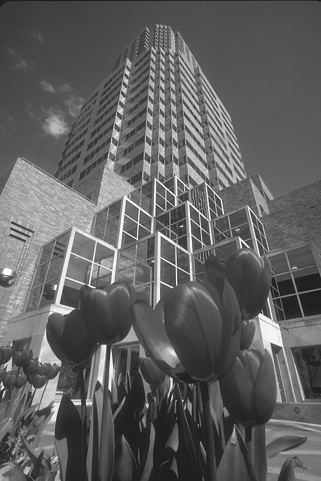
%> input picture cs558s16_hw1/red.pgm, 321 x 481 px
$ octave hw1.m   (GNU Octave 9; MATLAB toolbox functions it lacks are replaced by stand-ins)
%> lines starting %> are read from the running program, lines starting %| are printed output that depends on the picture
### filtering.m
function im2 = filtering (im, f)
 % work with images already casted to double
 [s1, s2] = size(f);
 hs1 = (s1-1)/2; hs2 = (s2-1)/2;

 im2 = im;  % copy pixels near the borders
%  im2 = zeros(size(im,1),size(im,2));  % fill borders with black

 for i = hs1+1 : size(im,1) - hs1
     for j = hs2+1 : size(im,2) - hs2
         im2(i,j) = sum(sum(f.*im(i-hs1:i+hs1, j-hs2:j+hs2)));
     end
 end
end

### nonmaxsup.m
function im2 = nonmaxsup(grad, dir)
 % input: gradient, directions

 [s1, s2] = size(grad);
 im2 = zeros(size(grad,1), size(grad,2));

 for i = 2:s1-1
     for j = 2:s2-1
         if grad(i,j) ~= 0
             x1 = 0; y1 = 0;
             x2 = 0; y2 = 0;
             if dir(i,j) > 67.5 || dir(i,j) <= -67.5 % 90 degrees
                 x1 = -1; y1 = 0;
                 x2 = 1; y2 = 0;
             elseif dir(i,j) <= 67.5 && dir(i,j) > 22.5 % 45 degrees
                 x1 = -1; y1 = 1;
                 x2 = 1; y2 = -1;
             elseif dir(i,j) <= 22.5 && dir(i,j) > -22.5 % 0 degrees
                 x1 = 0; y1 = -1;
                 x2 = 0; y2 = 1;
             elseif dir(i,j) <= -22.5 && dir(i,j) > -67.5 % -45 degrees
                 x1 = -1; y1 = -1;
                 x2 = 1; y2 = 1;
             else
                 disp('wrong');
             end

             temp = [grad(i,j) grad(i+x1,j+y1) grad(i+x2,j+y2)];
             if max(temp) == grad(i,j)
                im2(i,j) = grad(i,j);
             end
         end
     end
 end

end

### hw1.m
clear all; clc;

% im = imread('cs558s16_hw1/kangaroo.pgm');
% im = imread('cs558s16_hw1/plane.pgm');
im = imread('cs558s16_hw1/red.pgm');
%> im is the input picture: size 481x321 uint8; min 22, max 255, mean 95.9
% im = [zeros(10,10) ones(10,10); ones(10,10) zeros(10,10)];

im = im2double(im);
%> im: size 481x321 double

% gaussian params
sigma = 0;
% after sobel filter
isedge_thresh = 100;


%% 1. gaussian filter
if sigma ~= 0
    % wingauss = 5;
    % halfgauss = (wingauss-1)/2;
    halfgauss = 3*sigma - 1;

    [x,y] = meshgrid(-halfgauss:halfgauss, -halfgauss:halfgauss);
    G = exp(-(x.^2 + y.^2)/(2*sigma^2));  % no need to compute the const part
    G = G./sum(G(:));  % sum has to be 1

    im1 = filtering(im, G);
else
    im1 = im;
end

%% 2. gradient with sobel filter
Sx = [-1 0 1; -2 0 2; -1 0 1];
Sy = [1 2 1; 0 0 0; -1 -2 -1];

im1x = filtering(im1, Sx);  % has neg values
%> after the loop in filtering, `for i = hs1+1 : size(im,1) - hs1`:
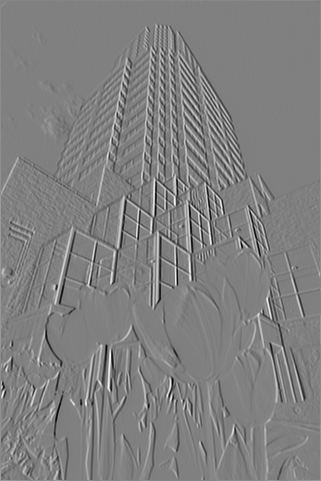
%> im2: size 481x321 double; min -3.08, max 3.04, mean 0.00157; drawn with min black and max white
im1y = filtering(im1, Sy);
%> call 2 of filtering, with f = [1 2 1; 0 0 0; -1 -2 -1]
%> after the loop in filtering (call 2), `for i = hs1+1 : size(im,1) - hs1`:
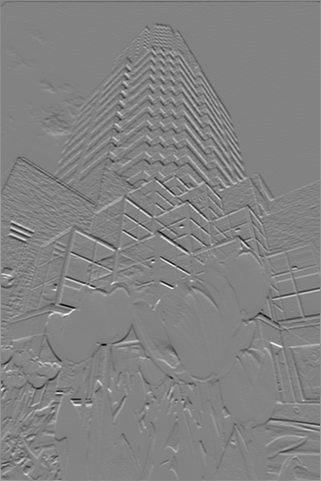
%> im2: size 481x321 double; min -2.99, max 2.85, mean 0.00216; drawn with min black and max white

strength = sqrt(im1x.^2 + im1y.^2);
direction = atand(im1y./im1x);
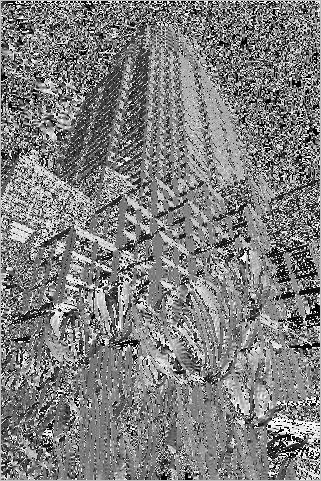
%> direction: size 481x321 double; 1.19% of the values are NaN or infinite; the others: min -90, max 90, mean 0.754; drawn with min black, max white, NaN and infinite black

strength(im2uint8(strength) < isedge_thresh) = 0;  % binary
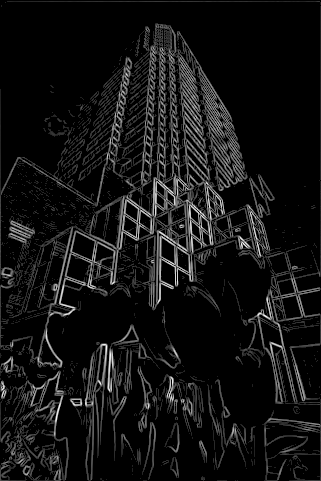
%> strength: size 481x321 double; min 0, max 3.15, mean 0.236; drawn with min black and max white

%% 3. non-maximum suppression
im2 = nonmaxsup(strength,direction);
%> after the loop in nonmaxsup, `for i = 2:s1-1`:
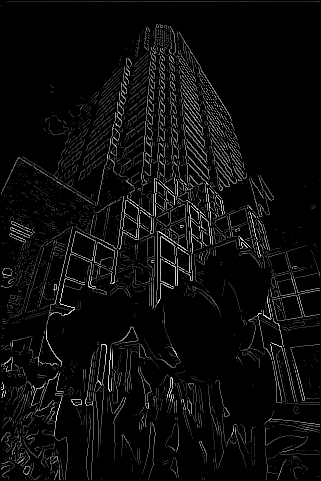
%> im2: size 481x321 double; min 0, max 3.15, mean 0.145; drawn with min black and max white
%> after the loop in nonmaxsup, `for i = 2:s1-1`: temp = [0.452 0 0.649]; x1 = -1; x2 = 1; y1 = 0
edges = im2;
edges(edges > 0) = 1;
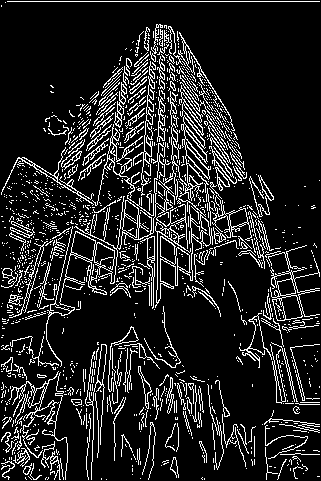
%> edges: size 481x321 double; values 0 (black) and 1 (white), 13.5% white in thin lines or dots

imshow(im);
figure, imshow(strength);
%> after `imshow(strength)`:
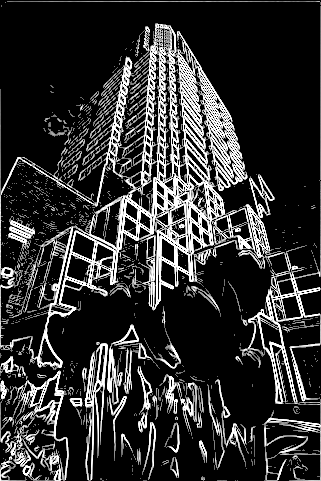
%> displayed picture: size 481x321, on the screen's scale of 0 to 255; min 0, max 255, mean 49.1
figure, imshow(edges);

$ run again, with cs558s16_hw1/kangaroo.pgm copied over cs558s16_hw1/red.pgm
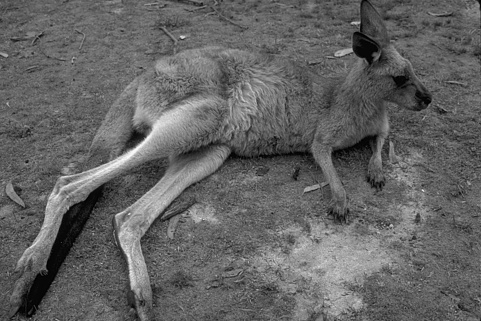
%> input picture cs558s16_hw1/kangaroo.pgm, 481 x 321 px
%> im is the input picture: size 321x481 uint8; min 0, max 253, mean 99.5
%> im: size 321x481 double
%> after the loop in nonmaxsup, `for i = 2:s1-1`: temp = [0.984 0 0]; x1 = 0; y1 = -1; y2 = 1
%> `edges(edges > 0) = 1;`:
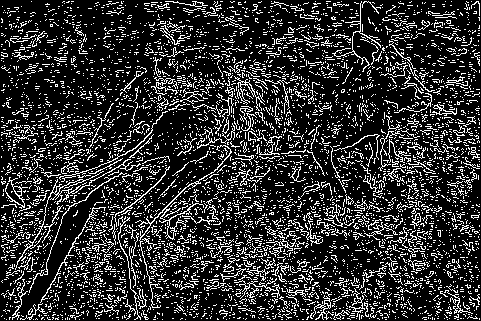
%> edges: size 321x481 double; values 0 (black) and 1 (white), 19% white in thin lines or dots
%> `imshow(strength)`:
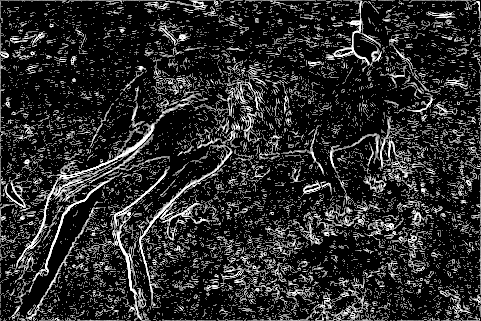
%> displayed picture: size 321x481, on the screen's scale of 0 to 255; min 0, max 255, mean 42.5
